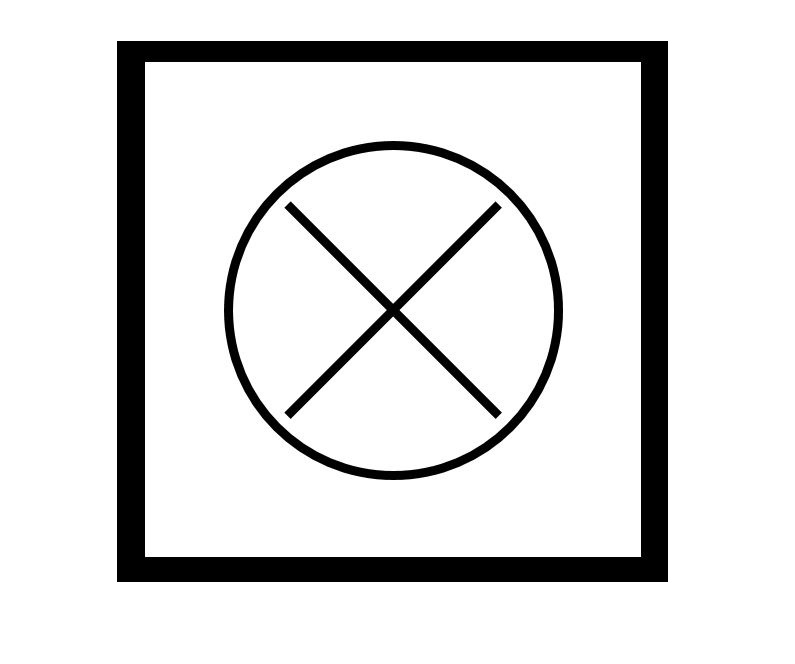
//> input picture temp.JPG, 795 x 664 px, given in place of video6.mp4, which was not available
$ ./crioss   (built with g++ and OpenCV 4)
//> lines starting //> are read from the running program, lines starting //| are printed output that depends on the picture; after the words box and inside, x2 and y2 are one past the last pixel; in counts of white or black regions, pixels touching at a corner belong together; pictures that were not available may be replaced by others from this repository, and a replacement may not be noted
#include <stdio.h>
#include <iostream>
#include "opencv2/core.hpp"
#include "opencv2/features2d.hpp"
#include "opencv2/xfeatures2d.hpp"
#include "opencv2/highgui.hpp"
#include "opencv2/opencv.hpp"

using namespace cv;
using namespace std;
using namespace cv::xfeatures2d;

//Additional functions
vector<vector<Point>> FindSquares(Mat * thresh, Mat * frame, Mat * frame_edges);
int				ScoreSquares(vector<vector<Point>> candidates, Mat* frame, double* mean, int * area, Mat * frame_edges);
Mat				ExtractRegion(vector<Point> poligon, Mat * frame, Mat * pmask = NULL);
vector<double>	ExtractRegionMean(vector<vector<Point>>candidates, Mat *frame);
vector<float>	ExtractSlopeCoefficent(vector<vector<Point>> candidates);
void			DetectCross(vector<vector<Point>> candidates, Mat * frame_edges);
Rect			CreateSearchWindow(vector<Point> best_candidate, Mat frame, Rect previous_search_window=Rect());
void			DrawPoligon(vector<Point> poligon, Mat *frame, Scalar color, Point offset = Point(0,0));
void			DrawCandidates(vector<vector<Point>> candidates, Mat * frame, int idx, Rect search_window = Rect());
vector<Point>	TrackBestCandidate(Mat thresh, int original_area);

//Global variables
enum Status { FOUND, NOT_FOUND, TRACKED };
Status mark_status = NOT_FOUND;
//time variables
int e1, e2, e3, e4;
float time;

int main(int argc, char** argv)
{

	//load video
	VideoCapture capture("C:/images/video6.mp4");
	if (!capture.isOpened())
		throw "Error: cannot read video";

	for (; ; )
	{
		Mat frame, frame_copy;
		static Rect search_window;
		static double candidate_mean;
		static int candidate_area;

		//measure start time
		e1 = getTickCount();

		//load frame
		capture >> frame;
//> frame is the input picture: 664 rows x 795 cols, CV_8UC3; min 0, max 255, mean 222.6
		if (frame.empty()) break;
		frame_copy = frame.clone(); /*for displaying results without altering original frame*/

		//crop search window if applicable
		if (mark_status == TRACKED) {
			frame = frame(search_window);
		}

		//preproccess frame to highlight contours
		Mat frame_gray, frame_thresh;

		GaussianBlur(frame, frame, Size(3, 3), 4);
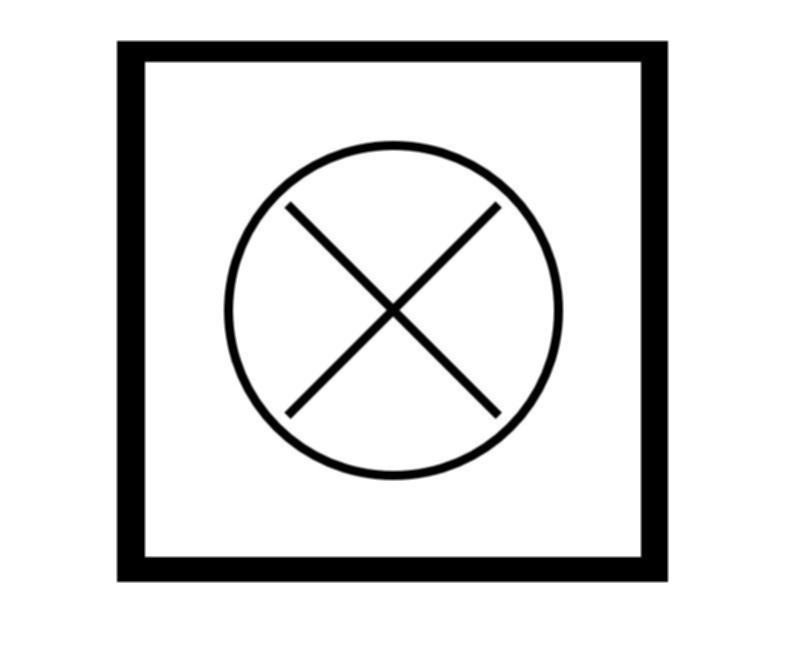
//> frame: 664 rows x 795 cols, CV_8UC3; 9.14% of pixels changed, all inside (x1, y1, x2, y2) = (111, 40, 672, 584)
		addWeighted(frame, 1.5, frame, -0.5, 0, frame);
		cvtColor(frame, frame_gray, COLOR_BGR2GRAY);

		//create an adaptative threshold if mark is to be found
		//if mark is found, put a standar threshold with maxmin-values around the mean of the previous best candidate
		if (mark_status == NOT_FOUND) adaptiveThreshold(frame_gray, frame_thresh, 255, ADAPTIVE_THRESH_GAUSSIAN_C, THRESH_BINARY, 23, 3);
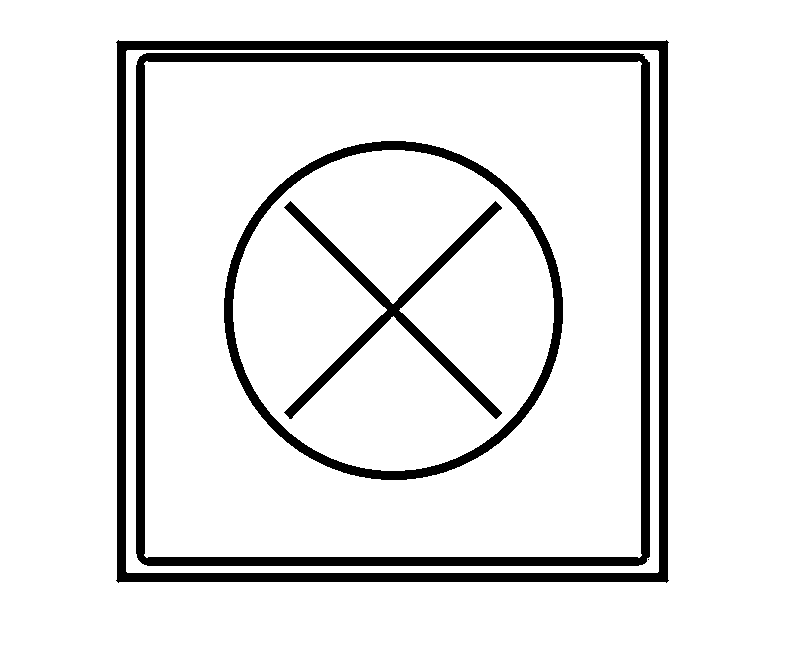
//> frame_thresh: 664 rows x 795 cols, CV_8UC1; 90.1% white; 5 black regions (1 under 20 px), largest, box (x1, y1, x2, y2) and area: (116, 40, 669, 583) 19344, (136, 53, 650, 566) 17975, (224, 141, 563, 480) 9324, (284, 201, 502, 419) 5403
		else { threshold(frame_gray, frame_thresh, (1 - 0.1*candidate_mean) * 255, (1 + 0.1*candidate_mean) * 255, THRESH_BINARY);
		}
		imshow("threshold", frame_thresh);

		vector<vector<Point>> candidates;
		static vector<Point> best_candidate;
		int idx;

		//search for candidates if mark is not found
		//evaluate them, and select the best of them
		if (mark_status == NOT_FOUND) {
			Mat frame_edges;
			candidates = FindSquares(&frame_thresh, &frame, &frame_edges);

			if (!candidates.empty()) {
				idx = ScoreSquares(candidates, &frame, &candidate_mean, &candidate_area, &frame_edges);
				if (idx != -1) {
					best_candidate = candidates[idx];
					DrawCandidates(candidates, &frame_copy, idx, search_window);
				}
			}
		}
		else {
			best_candidate = TrackBestCandidate(frame_thresh, candidate_area);
			if (!best_candidate.empty()) {
				DrawPoligon(best_candidate, &frame, Scalar(255, 0, 0));
			}
		}

		//calculate window search (green) around the best candidate
		// in case there is no candidate, search again in the whole frame
			if (mark_status == FOUND || mark_status == TRACKED) {
				search_window = CreateSearchWindow(best_candidate, frame_copy, search_window);
				rectangle(frame_copy, search_window, Scalar(0, 255, 0));
			}
			else {
				search_window = Rect(0, 0, frame_copy.cols, frame_copy.rows);
			}

		//display results and count time
		imshow("frame", frame);
		imshow("candidates", frame_copy);
		e2 = getTickCount();
		time = (e2 - e1) / getTickFrequency();
		cout << "Time:  " << time << endl;
		cout << "Mark Status: " << mark_status << endl;

		//exit with ESC key
		if (waitKey(0) == 27)
		{
			cout << "main: ESC key pressed by user" << endl;
			break;
		}
	}

	return 0;
}

//This function returns the 4 sided poligons found
// in the frame
vector<vector<Point>> FindSquares(Mat * thresh, Mat * frame, Mat * frame_edges)
{
	vector<vector<Point>> cnts;
	vector<Point> poligon;
	vector<vector<Point>> candidates;
	Mat frame_thresh_copy = thresh->clone();

	//preprocess image
	Mat element = getStructuringElement(MORPH_ELLIPSE, Size(6, 6));
	erode(frame_thresh_copy, frame_thresh_copy, element);
	dilate(frame_thresh_copy, frame_thresh_copy, element);
	GaussianBlur(frame_thresh_copy, frame_thresh_copy, Size(3, 3), 4);

	//find contours on the frame
	Mat canny;
	cout << " FindSquares: Searching contours... ";
	Canny(frame_thresh_copy.clone(), canny, 500, 250 * 4);
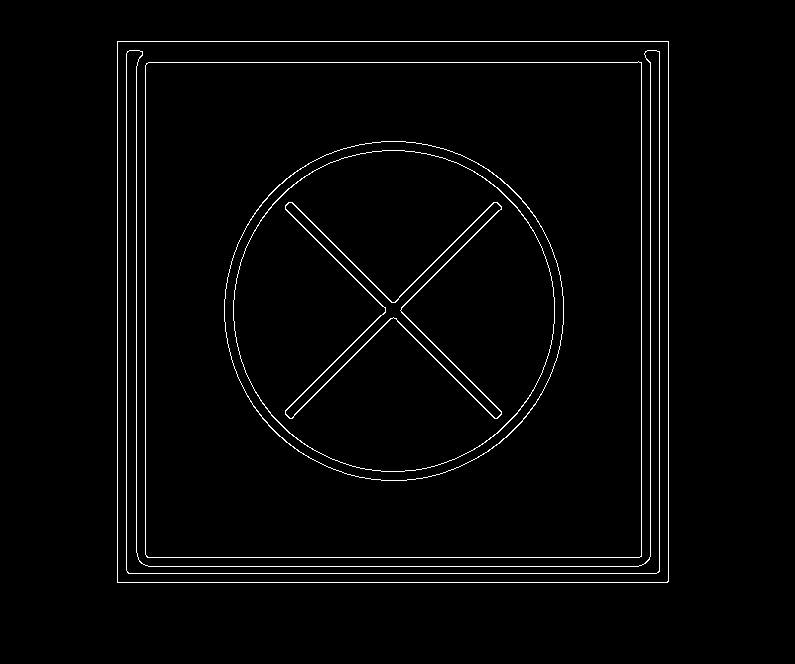
//> canny: 664 rows x 795 cols, CV_8UC1; 2.1% white in thin lines or dots, all inside (x1, y1, x2, y2) = (117, 41, 669, 583)
	imshow("canny", canny);
	findContours(canny.clone(), cnts, CV_RETR_EXTERNAL, CV_CHAIN_APPROX_TC89_KCOS);
//> cnts = 1 contour; box (x1, y1, x2, y2) and area: (117, 41, 669, 583) 297816
	cout << cnts.size() << "  contours detected" << endl;
//| 1  contours detected

	//we will use the canny output later
	canny.copyTo(*frame_edges);

	//approximate contours to poligons
	int i;
	double peri;
	float MinArea = 500;

	for (i = 0; i < cnts.size(); i++) {
		peri = arcLength(cnts[i], 1);
		approxPolyDP(cnts[i], poligon, peri*0.05, 1);

		//find contours with 4 sides and
		//a minimun area
		Moments M;
		M = moments(cnts[i], true);
		if (poligon.size() == 4)
		{
			if (M.m00 > MinArea) {
				candidates.push_back(poligon);
			}
		}
	}
//> this loop made 1 pass
//> peri on pass 1: 2183

	//return the possible candidates
	if (candidates.empty()) {
		cout << "FindSquares: No candidates found" << endl;
		mark_status = NOT_FOUND;
	}
	else					cout << "FindSquares: " << candidates.size() << "  candidates found" << endl;
//| FindSquares: 1  candidates found
//> in main, `candidates = FindSquares(&frame_thresh, &frame, &frame_edges);`: candidates has the same summary as cnts in FindSquares
	return candidates;
}

// This function returns the index of the candidate that
//scores more points.
// If none of the candidates have a minimun score it returns a -1.
int ScoreSquares(vector<vector<Point>> candidates, Mat * frame, double * mean, int * area, Mat * frame_edges) {

	//measure time
	e3 = getTickCount();

	vector<float> slope_coefficents;
	slope_coefficents = ExtractSlopeCoefficent(candidates);
//> the loop in ExtractSlopeCoefficent, `for (int i = 0; i < candidates.size(); i++)` made 1 pass
//> (k1a, k2a, k1b, k2b, maxk1, mink1, maxk2, mink2) on pass 1: (inf, 0.00181, inf, 0, inf, inf, 0.00181, 0)
//> slope_coefficents = [nan]

	vector<double> region_means;
	region_means = ExtractRegionMean(candidates, frame);
//> the loop in ExtractRegionMean, `for (int i = 0; i < candidates.size(); i++)` made 1 pass
//> (roi in ExtractRegion, temp_value) on pass 1: (Rect(117, 41, 552, 542), Scalar(197.9, 197.9, 197.9))
//> pass 1, in ExtractRegion, `frame->copyTo(img_roi, mask);`:
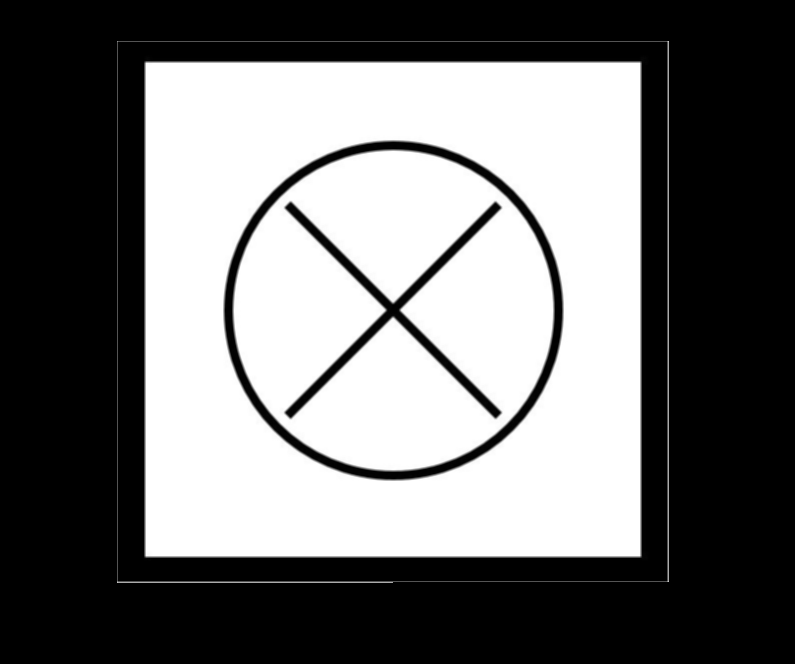
//> img_roi: 664 rows x 795 cols, CV_8UC3; min 0, max 255, mean 112.2
//> pass 1, in ExtractRegion, `contour_region = img_roi(roi);`:
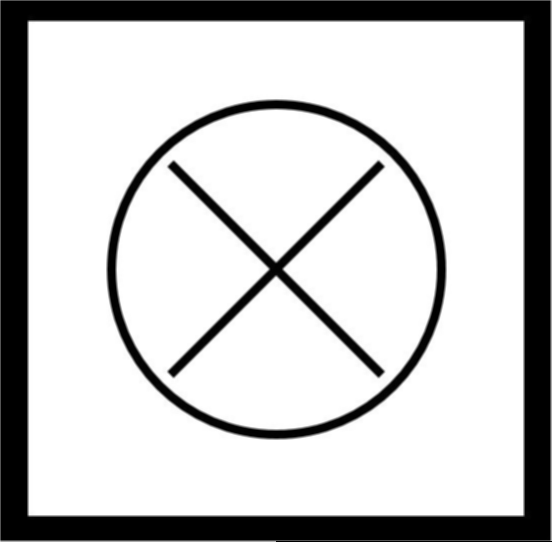
//> contour_region: 542 rows x 552 cols, CV_8UC3; min 0, max 255, mean 197.9
//> region_means = [0.776]

	DetectCross(candidates, frame_edges);
//> the loop in DetectCross, `for (int i = 0; i < candidates.size(); i++)` made 1 pass
//> (roi in ExtractRegion, cX, cY, center) on pass 1: (Rect(117, 41, 552, 542), 275.4, 270.3, Point(275, 270))
//> pass 1, in ExtractRegion (call 2), `contour_region = img_roi(roi);`:
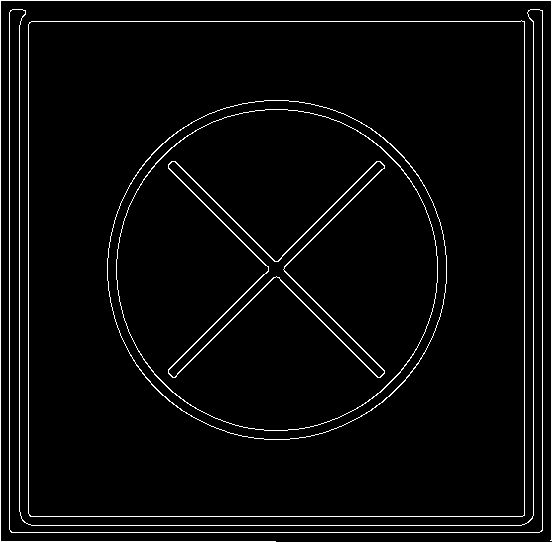
//> contour_region: 542 rows x 552 cols, CV_8UC1; 3.6% white in thin lines or dots
//> pass 1, in DetectCross, `Mat frame_edges_cropped = ExtractRegion(candidates[i], frame_edges, &m..`:
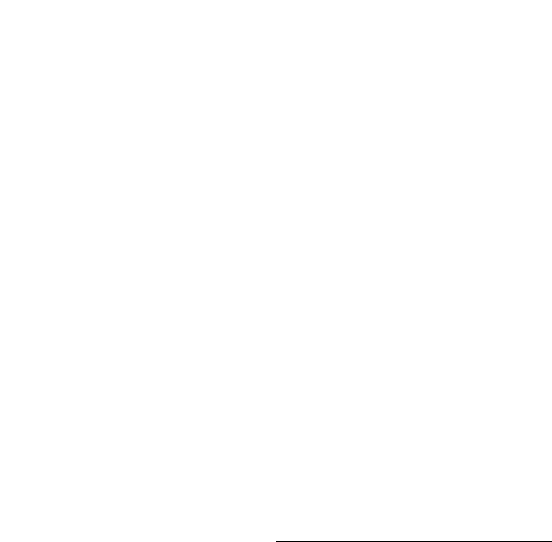
//> mask: 542 rows x 552 cols, CV_8UC1; 99.9% white; black in thin lines or dots, all inside (x1, y1, x2, y2) = (276, 541, 552, 542)

	//take the candidate with the highest score and check if it reaches a minimum score
	float highest_score = 0, temp_score;
	int idx = -1;
	for (int i = 0; i < candidates.size(); i++) {
		temp_score = slope_coefficents[i] + region_means[i];
		if (temp_score > highest_score) {
			highest_score = temp_score;
			idx = i;
		}
		cout << "ScoreSquares: Score for square number " << i << ": " << temp_score << endl;
	}
//> this loop made 1 pass
//| ScoreSquares: Score for square number 0: -nan
//> after the loop, highest_score = 0; idx = -1
//> in main, `idx = ScoreSquares(candidates, &frame, &candidate_mean, &candidate_are..`: candidate_mean = 0
//> the Esc key is pressed

	//if none of the candidates passes the minimun score
	//then we suppose the mark is not found
	if (highest_score < 1.1) {
		idx = -1;
		mark_status = NOT_FOUND;
		cout << "ScoreSquares: None of the candidates passed the test" << endl;
	}
	else {
		cout << "ScoreSquares: A suitable candidate was found" << endl;
		//we take the mean sample and the area
		*mean = region_means[idx];
		*area = contourArea(candidates[idx]);
		mark_status = FOUND;
	}

	//measure time 2
	e4 = getTickCount();
	time = (e4 - e3) / getTickFrequency();
	cout << "ScoreSquares: The frame took " << time << " seconds to proccess" << endl;

	return idx;
}

//This function takes the mean value of each of the squares found.
//A high mean scores more points than a low mean.
vector<double> ExtractRegionMean(vector<vector<Point>>candidates, Mat *frame) {
	vector<double> region_means;

	for (int i = 0; i < candidates.size(); i++) {

		//Create a mask to isolate each square
		Mat contour_region = ExtractRegion(candidates[i], frame);

		//Store the normalized value of mean in the output vector
		Scalar temp_value = mean(contour_region);
		region_means.push_back(temp_value[2] / 255);
	}

	cout << "ExtractRegionMean: All candidates region means were evaluated" << endl;
	return region_means;
}

//This function returns for each square a coefficent <=1 describing how parallel
//are the lines of the squares found
vector<float> ExtractSlopeCoefficent(vector<vector<Point>> candidates) {

	vector<float> slope_coefficents;

	for (int i = 0; i < candidates.size(); i++) {
		//find slope between opposite sides
		// slope = (y2 - y1) / (x2 - x1)
		float k1a, k1b, k2a, k2b;
		float maxk1, mink1, maxk2, mink2;
		float c1, c2;
		k1a = abs((candidates[i][1].y - candidates[i][0].y) / (float)(candidates[i][1].x - candidates[i][0].x));
		k2a = abs((candidates[i][2].y - candidates[i][1].y) / (float)(candidates[i][2].x - candidates[i][1].x));
		k1b = abs((candidates[i][3].y - candidates[i][2].y) / (float)(candidates[i][3].x - candidates[i][2].x));
		k2b = abs((candidates[i][0].y - candidates[i][3].y) / (float)(candidates[i][0].x - candidates[i][3].x));

		//coefficents = slope1/slope2;
		//take the best coefficent of the square found
		maxk1 = max(k1a, k1b); mink1 = min(k1a, k1b);
		maxk2 = max(k2a, k2b); mink2 = min(k2a, k2b);
		c1 = mink1 / maxk1; c2 = mink2 / maxk2;
		slope_coefficents.push_back(max(c1, c2));
	}

	cout << "ExtractSlopeCoefficents: All candidates slope coefficents were evaluated" << endl;
	return slope_coefficents;
}

//This function recieves an set of points and draws
//on the Mat "frame" the poligon they form
// [29 lines left out: functions DrawPoligon, DrawCandidates, not called in this run]

//This function returns a Mat with the isolated region enclosed by poligon
//The third argument is an optional pointer that returns the direction of the mask.
Mat ExtractRegion(vector<Point> poligon, Mat * frame, Mat * pmask) {

	vector < vector<Point>> poligons;
	poligons.push_back(poligon);

	//Create a mask to isolate the contour
	Rect roi = boundingRect(poligon);
	Mat mask = Mat::zeros(frame->size(), CV_8UC1);
	drawContours(mask, poligons, -1, Scalar(255), CV_FILLED);

	//Isolate the contour
	Mat img_roi;
	Mat contour_region;
	frame->copyTo(img_roi, mask);
	contour_region = img_roi(roi);

	//If pmask!=NULL copy mask to pmask
	if (pmask != NULL) {
		*pmask = mask(roi);
	}

	return contour_region;
}

//This function takes the poligon formed by the best candidates and returns
// a winder window enclosing the poligon.
// [62 lines left out: functions CreateSearchWindow, TrackBestCandidate, not called in this run]

//Apply hough transform to each candidate and check if there are lines close to the centroid
void DetectCross(vector<vector<Point>> candidates, Mat * frame_edges) {

	vector<int> results;

	for (int i = 0; i < candidates.size(); i++) {

		Mat mask;
		Mat frame_edges_cropped = ExtractRegion(candidates[i], frame_edges, &mask);
		imshow("framecrop", frame_edges_cropped);

		//find center of contour
		Moments M; float cX, cY;
		Point center;
		M = moments(mask);
		cX = M.m10 / M.m00;
		cY = M.m01 / M.m00;
		center = Point(cX, cY);

		vector<Vec2f> lines;
		HoughLines(frame_edges_cropped, lines, 0.8, (CV_PI / 180), 40);

		//Check if there are lines close to the centroid
		bool positive_slope = false;
		bool negative_slope = false;
		for (int u = 0; u < lines.size(); u++)
		{
			float rho = lines[u][0], theta = lines[u][1];
			double a = cos(theta), b = sin(theta);
			double x0 = a*rho, y0 = b*rho;
			Point pt1, pt2;
			pt1.x = cvRound(x0 + 1000 * (-b));
			pt1.y = cvRound(y0 + 1000 * (a));
			pt2.x = cvRound(x0 - 1000 * (-b));
			pt2.y = cvRound(y0 - 1000 * (a));

			double hypotenuse = _hypot(abs(pt1.x - center.x), abs(pt1.y - center.y));

		}
	}

}
